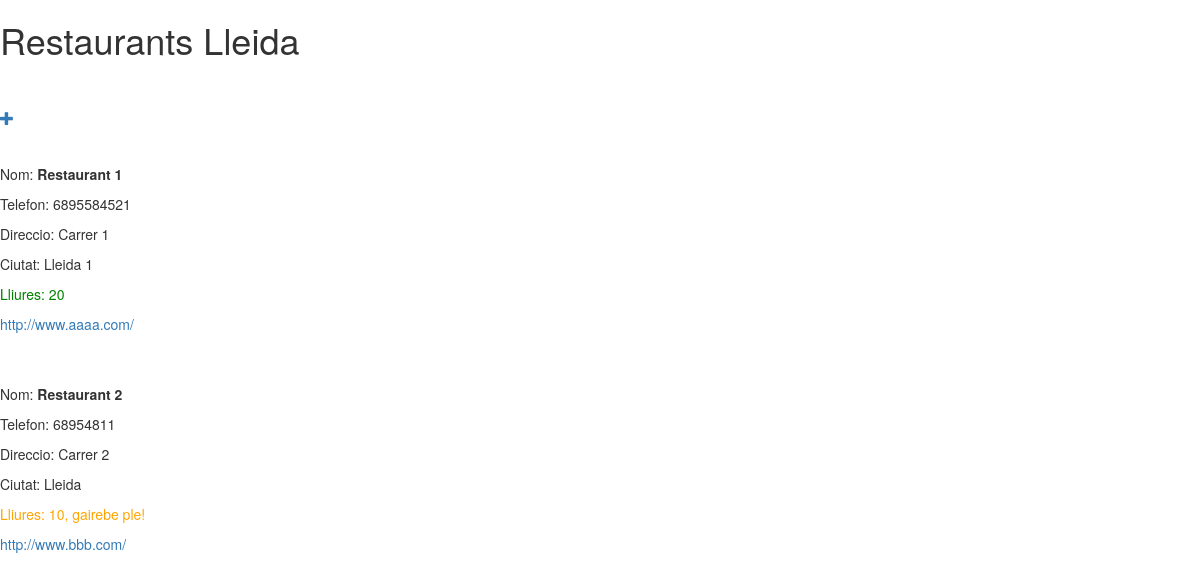
Before: / with the older database file.
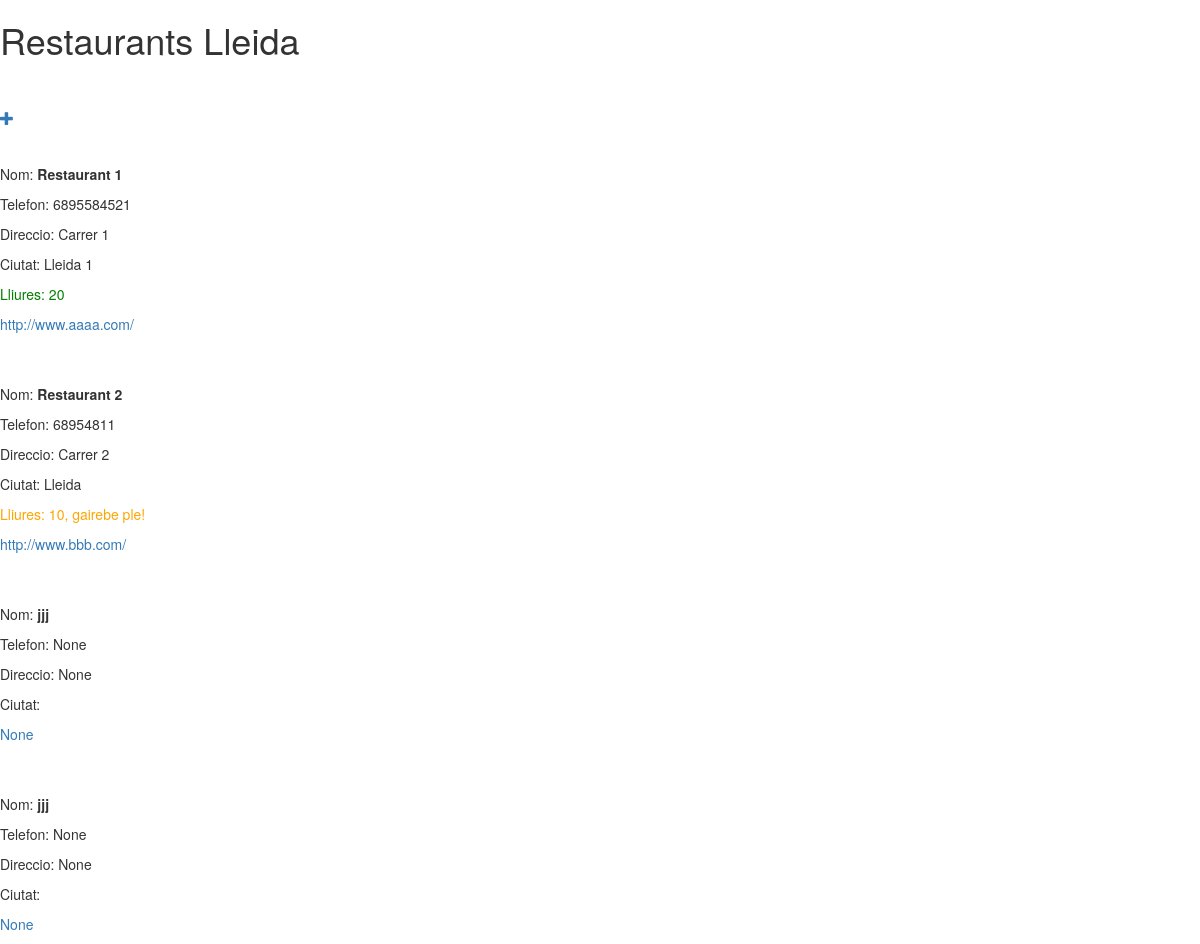
After: the same page with the newer database file.
### Restaurantapp/models.py (models this page shows)
class Restaurant(models.Model):
    name = models.TextField()
    telephone = models.TextField(blank=True, null=True)
    street = models.TextField(blank=True, null=True)
    city = models.TextField(default="")
    zipCode = models.TextField(blank=True, null=True)
    web = models.URLField(blank=True, null=True)
    free = models.IntegerField(blank=True, null=True)
    date = models.DateField(default=date.today)
    def __unicode__(self):
        return self.name

### Restaurantapp/views.py (the view)
# urls.py: url(r'^$',mainpage),
def mainpage(request):
    rests = Restaurant.objects.filter(name__isnull=False)
    return render(request, 'Restaurantapp/base.html', {'rests':rests})

### templates/Restaurantapp/base.html (shortened to what this page needs)
<link rel="stylesheet" href="//maxcdn.bootstrapcdn.com/bootstrap/3.2.0/css/bootstrap.min.css">
<link rel="stylesheet" href="//maxcdn.bootstrapcdn.com/bootstrap/3.2.0/css/bootstrap-theme.min.css">
 <html>
        <head>
        </head>
        <body>
             <div>
                <h1><p>Restaurants Lleida</p></h1>
                 <br> </br>
            </div>
    <a href="{% url 'Restaurantapp.views.new_restaurant' %}" class="top-menu"><span class="glyphicon glyphicon-plus"></span></a>
        {% for rest in rests %}
            <div>
            <br> </br>
                <p>Nom: <b>{{ rest.name }}</b></p>
                <p>Telefon: {{ rest.telephone }}</p>
                <p>Direccio: {{ rest.street }}</p>
                <p>Ciutat: {{ rest.city }}</p>
                <p><a href="Lloc web">{{ rest.web }}</a><p>
            </div>
        {% endfor %}
        </body>
    </html>

Changed rows visible on the page:
added Restaurant: name "jjj", telephone "None", street "None", web "None"
added Restaurant: name "jjj", telephone "None", street "None", web "None"
